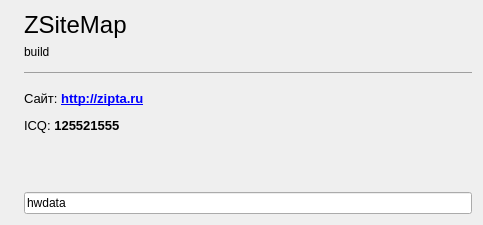
<?xml version="1.0" encoding="UTF-8"?>
<ui version="4.0">
 <class>AboutDialog</class>
 <widget class="QDialog" name="AboutDialog">
  <property name="windowModality">
   <enum>Qt::ApplicationModal</enum>
  </property>
  <property name="geometry">
   <rect>
    <x>0</x>
    <y>0</y>
    <width>483</width>
    <height>225</height>
   </rect>
  </property>
  <property name="windowTitle">
   <string>О программе</string>
  </property>
  <layout class="QGridLayout" name="gridLayout">
   <item row="0" column="1">
    <widget class="QLabel" name="label_3">
     <property name="text">
      <string>&lt;html&gt;&lt;head/&gt;&lt;body&gt;&lt;p&gt;&lt;span style=&quot; font-size:18pt;&quot;&gt;ZSiteMap&lt;/span&gt;&lt;/p&gt;&lt;/body&gt;&lt;/html&gt;</string>
     </property>
     <property name="alignment">
      <set>Qt::AlignLeading|Qt::AlignLeft|Qt::AlignTop</set>
     </property>
     <property name="openExternalLinks">
      <bool>true</bool>
     </property>
    </widget>
   </item>
   <item row="1" column="1">
    <widget class="QLabel" name="ver_le">
     <property name="text">
      <string>build</string>
     </property>
    </widget>
   </item>
   <item row="2" column="1">
    <widget class="QLabel" name="label_2">
     <property name="sizePolicy">
      <sizepolicy hsizetype="Preferred" vsizetype="Preferred">
       <horstretch>0</horstretch>
       <verstretch>2</verstretch>
      </sizepolicy>
     </property>
     <property name="text">
      <string>&lt;html&gt;&lt;head/&gt;&lt;body&gt;&lt;hr/&gt;&lt;p&gt;&lt;span style=&quot; font-size:10pt;&quot;&gt;Сайт: &lt;/span&gt;&lt;a href=&quot;http://zipta.ru&quot;&gt;&lt;span style=&quot; font-size:10pt; font-weight:600; text-decoration: underline; color:#0000ff;&quot;&gt;http://zipta.ru&lt;/span&gt;&lt;/a&gt;&lt;/p&gt;&lt;p&gt;&lt;span style=&quot; font-size:10pt;&quot;&gt;ICQ: &lt;/span&gt;&lt;span style=&quot; font-size:10pt; font-weight:600;&quot;&gt;125521555&lt;/span&gt;&lt;/p&gt;&lt;/body&gt;&lt;/html&gt;</string>
     </property>
     <property name="alignment">
      <set>Qt::AlignLeading|Qt::AlignLeft|Qt::AlignTop</set>
     </property>
     <property name="openExternalLinks">
      <bool>true</bool>
     </property>
    </widget>
   </item>
   <item row="3" column="1">
    <widget class="QLineEdit" name="hw_le">
     <property name="text">
      <string>hwdata</string>
     </property>
     <property name="readOnly">
      <bool>true</bool>
     </property>
     <property name="placeholderText">
      <string>траляля</string>
     </property>
    </widget>
   </item>
   <item row="0" column="0" rowspan="4">
    <widget class="QLabel" name="label">
     <property name="maximumSize">
      <size>
       <width>202</width>
       <height>209</height>
      </size>
     </property>
     <property name="frameShape">
      <enum>QFrame::NoFrame</enum>
     </property>
     <property name="text">
      <string/>
     </property>
     <property name="pixmap">
      <pixmap resource="../res/icons.qrc">:/aaaa.png</pixmap>
     </property>
    </widget>
   </item>
  </layout>
 </widget>
 <resources>
  <include location="../res/icons.qrc"/>
 </resources>
 <connections/>
</ui>
